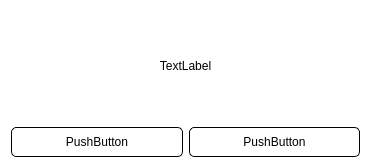
<?xml version="1.0" encoding="UTF-8"?>
<ui version="4.0">
 <class>DelayDialog</class>
 <widget class="QDialog" name="DelayDialog">
  <property name="geometry">
   <rect>
    <x>0</x>
    <y>0</y>
    <width>371</width>
    <height>168</height>
   </rect>
  </property>
  <property name="windowTitle">
   <string>Dialog</string>
  </property>
  <property name="styleSheet">
   <string notr="true">QLabel{
	font: 9pt &quot;寰蒋闆呴粦&quot;;
}
QWidget{
background-color: rgb(255, 255, 255);
}
QPushButton{
	font: 9pt &quot;寰蒋闆呴粦&quot;;
	
	border-color: rgb(180, 180, 180);
	border: solid;
	border-width:1px;
	border-radius:5px;
	background-color: qlineargradient(spread:pad, x1:0, y1:0, 		x2:0, y2:1, stop:0 rgba(170, 255, 255, 255), stop:1 			rgba(255, 255, 255, 255));
}
QPushButton:hover{
	font: 9pt &quot;寰蒋闆呴粦&quot;;
	border-color: rgb(180, 180, 180);
	border: solid;
	border-width:1px;
	border-radius:5px;
	
	background-color: qlineargradient(spread:pad, x1:0.011, y1:0.0170455, x2:0.0170455, y2:1, stop:0 rgba(218, 255, 255, 255), stop:1 rgba(255, 255, 255, 255));
}</string>
  </property>
  <layout class="QVBoxLayout" name="verticalLayout">
   <item>
    <widget class="QLabel" name="label">
     <property name="sizePolicy">
      <sizepolicy hsizetype="Expanding" vsizetype="Expanding">
       <horstretch>0</horstretch>
       <verstretch>0</verstretch>
      </sizepolicy>
     </property>
     <property name="text">
      <string>TextLabel</string>
     </property>
     <property name="alignment">
      <set>Qt::AlignCenter</set>
     </property>
    </widget>
   </item>
   <item>
    <layout class="QHBoxLayout" name="horizontalLayout" stretch="1,1">
     <item>
      <widget class="QPushButton" name="pushButtonOk">
       <property name="minimumSize">
        <size>
         <width>0</width>
         <height>30</height>
        </size>
       </property>
       <property name="text">
        <string>PushButton</string>
       </property>
      </widget>
     </item>
     <item>
      <widget class="QPushButton" name="pushButtonCancel">
       <property name="minimumSize">
        <size>
         <width>0</width>
         <height>30</height>
        </size>
       </property>
       <property name="text">
        <string>PushButton</string>
       </property>
      </widget>
     </item>
    </layout>
   </item>
  </layout>
 </widget>
 <resources/>
 <connections/>
</ui>
